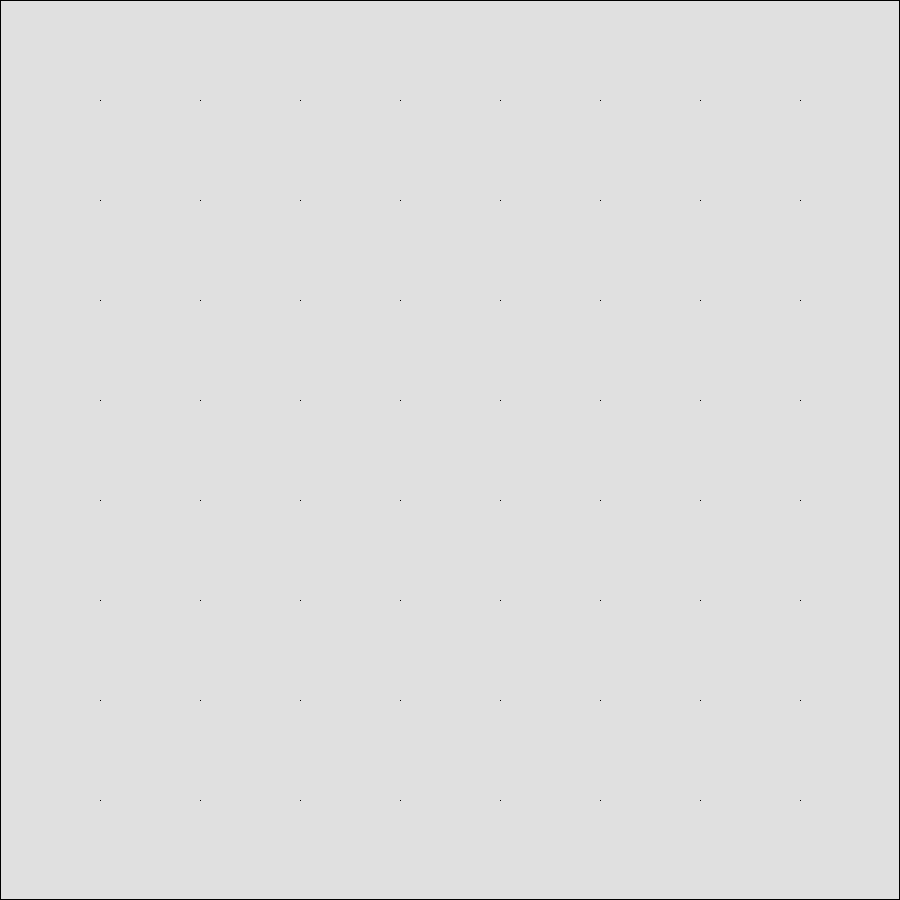
Frame 1 (no input)
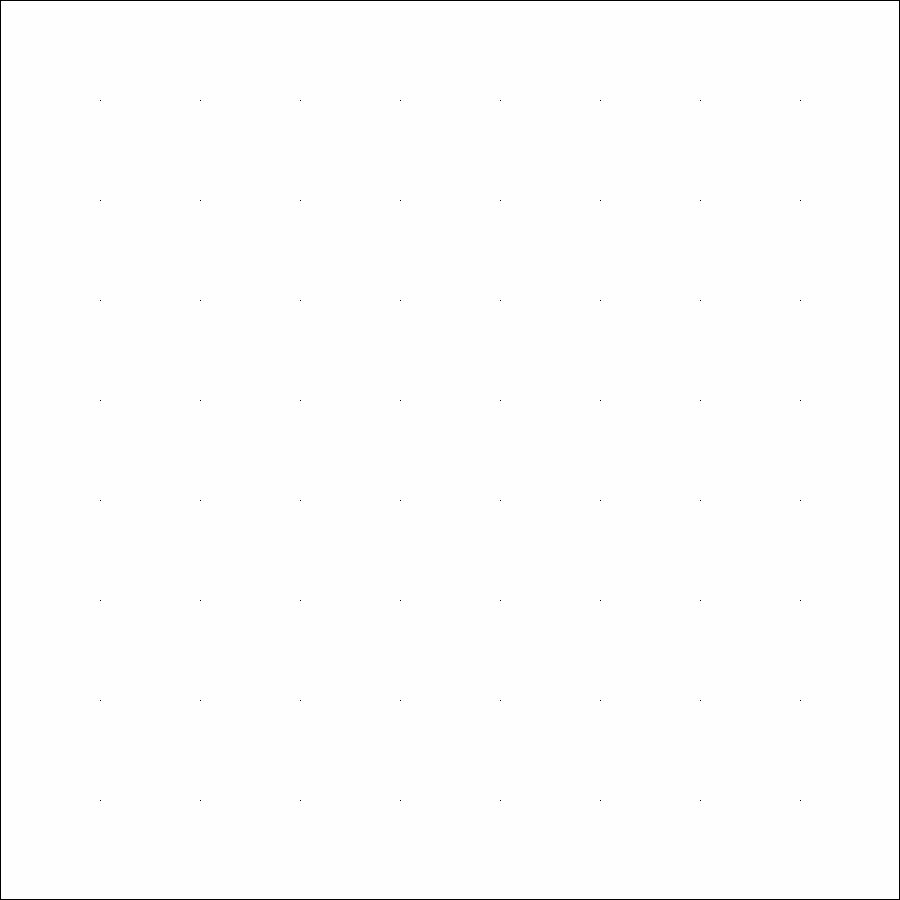
Frame 60 (the mouse pressed at the canvas centre just before this capture)
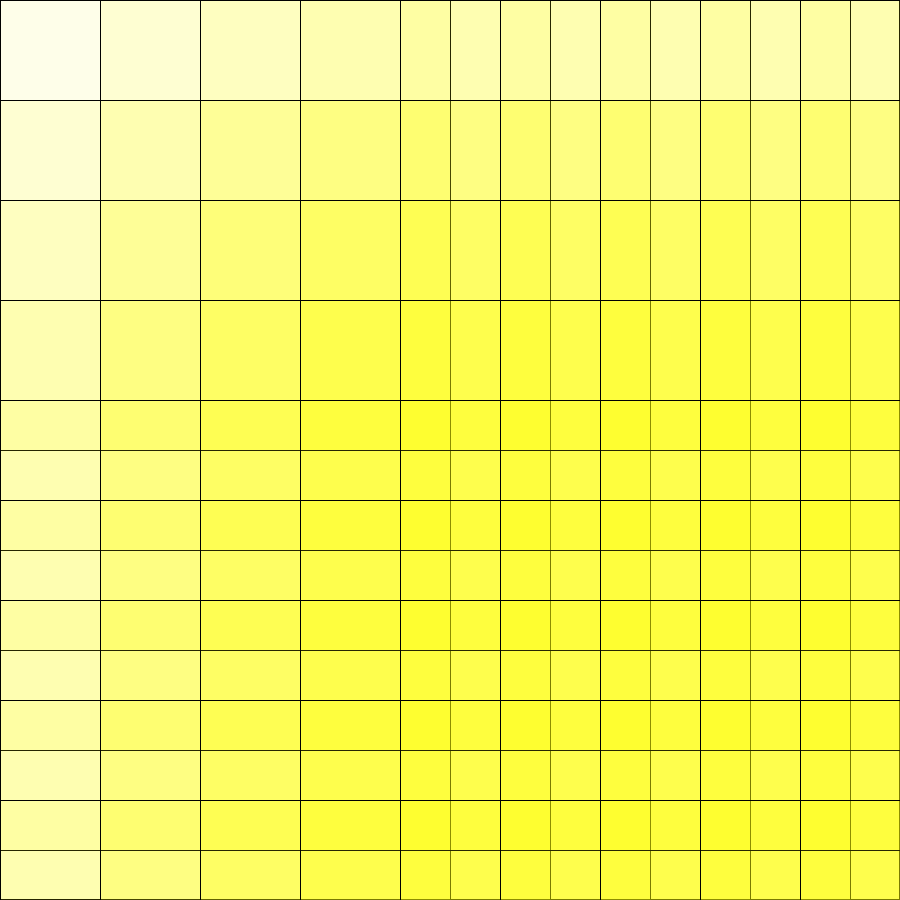
Frame 120 (the mouse held since frame 60 and released just before this capture)

The Processing sketch that drew these frames (run headless with seeded random() and noise(); from frame 60 on, the mouse is pressed at the canvas centre):

// Processing sketch: Hugh_balls
// ── Hugh_balls.pde

void setup() {
  size(900, 900);
}
   
void draw() {
  fill(255, 255, 255, 100);
  rect(0, 0, width-1, height-1);
  fill(255, 255, 0, 10);
  
  int k = 0;
  int g = 0;
  while(k < width) {
    g = 0;
    while(g < height) {
    rect(k, g, mouseX, mouseY);
    g += 100;
    }
    k += 100;
  }
}
